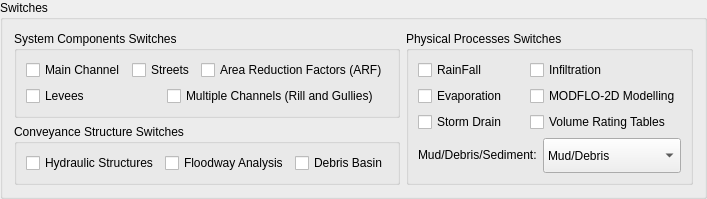
        <widget class="QGroupBox" name="switchesGroup">
         <property name="sizePolicy">
          <sizepolicy hsizetype="Expanding" vsizetype="Expanding">
           <horstretch>0</horstretch>
           <verstretch>0</verstretch>
          </sizepolicy>
         </property>
         <property name="title">
          <string>Switches</string>
         </property>
         <layout class="QGridLayout" name="gridLayout_8">
          <item row="0" column="1" rowspan="2">
           <widget class="QGroupBox" name="physicalProcessesSwitchesGroup">
            <property name="sizePolicy">
             <sizepolicy hsizetype="Expanding" vsizetype="Expanding">
              <horstretch>0</horstretch>
              <verstretch>0</verstretch>
             </sizepolicy>
            </property>
            <property name="title">
             <string>Physical Processes Switches</string>
            </property>
            <layout class="QGridLayout" name="gridLayout_9">
             <item row="0" column="0">
              <layout class="QGridLayout" name="gridLayout_2">
               <item row="0" column="0">
                <widget class="QCheckBox" name="IRAIN">
                 <property name="sizePolicy">
                  <sizepolicy hsizetype="Expanding" vsizetype="Expanding">
                   <horstretch>0</horstretch>
                   <verstretch>0</verstretch>
                  </sizepolicy>
                 </property>
                 <property name="toolTip">
                  <string>IRAIN</string>
                 </property>
                 <property name="layoutDirection">
                  <enum>Qt::LeftToRight</enum>
                 </property>
                 <property name="autoFillBackground">
                  <bool>false</bool>
                 </property>
                 <property name="text">
                  <string>RainFall</string>
                 </property>
                </widget>
               </item>
               <item row="0" column="1">
                <widget class="QCheckBox" name="INFIL">
                 <property name="sizePolicy">
                  <sizepolicy hsizetype="Expanding" vsizetype="Expanding">
                   <horstretch>0</horstretch>
                   <verstretch>0</verstretch>
                  </sizepolicy>
                 </property>
                 <property name="toolTip">
                  <string>INFIL</string>
                 </property>
                 <property name="text">
                  <string>Infiltration</string>
                 </property>
                </widget>
               </item>
               <item row="1" column="0">
                <widget class="QCheckBox" name="IEVAP">
                 <property name="sizePolicy">
                  <sizepolicy hsizetype="Expanding" vsizetype="Expanding">
                   <horstretch>0</horstretch>
                   <verstretch>0</verstretch>
                  </sizepolicy>
                 </property>
                 <property name="toolTip">
                  <string>IEVAL</string>
                 </property>
                 <property name="text">
                  <string>Evaporation</string>
                 </property>
                </widget>
               </item>
               <item row="1" column="1">
                <widget class="QCheckBox" name="IMODFLOW">
                 <property name="sizePolicy">
                  <sizepolicy hsizetype="Expanding" vsizetype="Expanding">
                   <horstretch>0</horstretch>
                   <verstretch>0</verstretch>
                  </sizepolicy>
                 </property>
                 <property name="toolTip">
                  <string>IMODFLOW</string>
                 </property>
                 <property name="text">
                  <string>MODFLO-2D Modelling</string>
                 </property>
                </widget>
               </item>
               <item row="2" column="0">
                <widget class="QCheckBox" name="SWMM">
                 <property name="sizePolicy">
                  <sizepolicy hsizetype="Expanding" vsizetype="Expanding">
                   <horstretch>0</horstretch>
                   <verstretch>0</verstretch>
                  </sizepolicy>
                 </property>
                 <property name="toolTip">
                  <string>SWMM</string>
                 </property>
                 <property name="text">
                  <string>Storm Drain</string>
                 </property>
                </widget>
               </item>
               <item row="2" column="1">
                <widget class="QCheckBox" name="VOL_RATING_TABLES">
                 <property name="sizePolicy">
                  <sizepolicy hsizetype="Expanding" vsizetype="Expanding">
                   <horstretch>0</horstretch>
                   <verstretch>0</verstretch>
                  </sizepolicy>
                 </property>
                 <property name="text">
                  <string>Volume Rating Tables</string>
                 </property>
                </widget>
               </item>
              </layout>
             </item>
             <item row="1" column="0">
              <layout class="QHBoxLayout" name="horizontalLayout_4">
               <item>
                <widget class="QLabel" name="mudDebrisSedimentLabel">
                 <property name="sizePolicy">
                  <sizepolicy hsizetype="Expanding" vsizetype="Expanding">
                   <horstretch>0</horstretch>
                   <verstretch>0</verstretch>
                  </sizepolicy>
                 </property>
                 <property name="text">
                  <string>&lt;html&gt;&lt;head/&gt;&lt;body&gt;&lt;p&gt;Mud/Debris/Sediment:&lt;/p&gt;&lt;/body&gt;&lt;/html&gt;</string>
                 </property>
                </widget>
               </item>
               <item>
                <widget class="QComboBox" name="ISED">
                 <property name="sizePolicy">
                  <sizepolicy hsizetype="Expanding" vsizetype="Expanding">
                   <horstretch>0</horstretch>
                   <verstretch>0</verstretch>
                  </sizepolicy>
                 </property>
                 <property name="toolTip">
                  <string>MUD / ISED</string>
                 </property>
                 <item>
                  <property name="text">
                   <string>Mud/Debris</string>
                  </property>
                 </item>
                 <item>
                  <property name="text">
                   <string>Sediment Transport</string>
                  </property>
                 </item>
                 <item>
                  <property name="text">
                   <string>None</string>
                  </property>
                 </item>
                </widget>
               </item>
              </layout>
             </item>
            </layout>
           </widget>
          </item>
          <item row="1" column="0">
           <widget class="QGroupBox" name="conveyanceSrtructureSwitchesGroup">
            <property name="sizePolicy">
             <sizepolicy hsizetype="Expanding" vsizetype="Expanding">
              <horstretch>0</horstretch>
              <verstretch>0</verstretch>
             </sizepolicy>
            </property>
            <property name="title">
             <string>Conveyance Structure Switches</string>
            </property>
            <layout class="QGridLayout" name="gridLayout_5">
             <item row="0" column="0">
              <widget class="QCheckBox" name="IHYDRSTRUCT">
               <property name="sizePolicy">
                <sizepolicy hsizetype="Expanding" vsizetype="Expanding">
                 <horstretch>0</horstretch>
                 <verstretch>0</verstretch>
                </sizepolicy>
               </property>
               <property name="toolTip">
                <string>IHYDRSTRUCT</string>
               </property>
               <property name="text">
                <string>Hydraulic Structures</string>
               </property>
              </widget>
             </item>
             <item row="0" column="1">
              <widget class="QCheckBox" name="IFLOODWAY">
               <property name="sizePolicy">
                <sizepolicy hsizetype="Expanding" vsizetype="Expanding">
                 <horstretch>0</horstretch>
                 <verstretch>0</verstretch>
                </sizepolicy>
               </property>
               <property name="toolTip">
                <string>IFLOODWAY</string>
               </property>
               <property name="text">
                <string>Floodway Analysis</string>
               </property>
              </widget>
             </item>
             <item row="0" column="2">
              <widget class="QCheckBox" name="IDEBRV">
               <property name="sizePolicy">
                <sizepolicy hsizetype="Expanding" vsizetype="Expanding">
                 <horstretch>0</horstretch>
                 <verstretch>0</verstretch>
                </sizepolicy>
               </property>
               <property name="toolTip">
                <string>IDEBRV</string>
               </property>
               <property name="text">
                <string>Debris Basin</string>
               </property>
              </widget>
             </item>
            </layout>
           </widget>
          </item>
          <item row="0" column="0">
           <widget class="QGroupBox" name="systemComponentsSwitchesGroup">
            <property name="sizePolicy">
             <sizepolicy hsizetype="Expanding" vsizetype="Expanding">
              <horstretch>0</horstretch>
              <verstretch>0</verstretch>
             </sizepolicy>
            </property>
            <property name="title">
             <string>System Components Switches</string>
            </property>
            <property name="checkable">
             <bool>false</bool>
            </property>
            <layout class="QGridLayout" name="gridLayout_4">
             <item row="0" column="0">
              <widget class="QCheckBox" name="ICHANNEL">
               <property name="sizePolicy">
                <sizepolicy hsizetype="Expanding" vsizetype="Expanding">
                 <horstretch>0</horstretch>
                 <verstretch>0</verstretch>
                </sizepolicy>
               </property>
               <property name="toolTip">
                <string>ICHANNEL</string>
               </property>
               <property name="text">
                <string>Main Channel</string>
               </property>
              </widget>
             </item>
             <item row="0" column="1" colspan="2">
              <widget class="QCheckBox" name="MSTREET">
               <property name="sizePolicy">
                <sizepolicy hsizetype="Expanding" vsizetype="Expanding">
                 <horstretch>0</horstretch>
                 <verstretch>0</verstretch>
                </sizepolicy>
               </property>
               <property name="toolTip">
                <string>MSTREET</string>
               </property>
               <property name="text">
                <string>Streets</string>
               </property>
              </widget>
             </item>
             <item row="0" column="3">
              <widget class="QCheckBox" name="IWRFS">
               <property name="sizePolicy">
                <sizepolicy hsizetype="Expanding" vsizetype="Expanding">
                 <horstretch>0</horstretch>
                 <verstretch>0</verstretch>
                </sizepolicy>
               </property>
               <property name="toolTip">
                <string>IWRFS</string>
               </property>
               <property name="text">
                <string>Area Reduction Factors (ARF)</string>
               </property>
              </widget>
             </item>
             <item row="1" column="2" colspan="2">
              <widget class="QCheckBox" name="IMULTC">
               <property name="sizePolicy">
                <sizepolicy hsizetype="Expanding" vsizetype="Expanding">
                 <horstretch>0</horstretch>
                 <verstretch>0</verstretch>
                </sizepolicy>
               </property>
               <property name="toolTip">
                <string>IMULTC</string>
               </property>
               <property name="text">
                <string>Multiple Channels (Rill and Gullies)</string>
               </property>
              </widget>
             </item>
             <item row="1" column="0">
              <widget class="QCheckBox" name="LEVEE">
               <property name="sizePolicy">
                <sizepolicy hsizetype="Expanding" vsizetype="Expanding">
                 <horstretch>0</horstretch>
                 <verstretch>0</verstretch>
                </sizepolicy>
               </property>
               <property name="toolTip">
                <string>LEVEE</string>
               </property>
               <property name="text">
                <string>Levees</string>
               </property>
              </widget>
             </item>
            </layout>
           </widget>
          </item>
         </layout>
        </widget>
